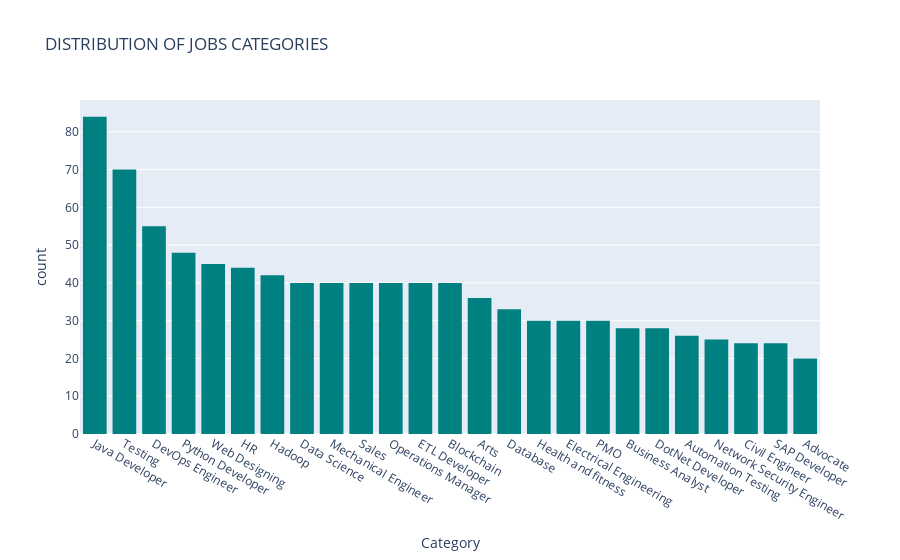

Notebook code for this chart:
### Code cell
fig = px.histogram(data, x="Category", title="DISTRIBUTION OF JOBS CATEGORIES",color_discrete_sequence=["teal"]).update_xaxes(categoryorder="total descending")
fig.show()

### Figure 1 — Plotly figure (JSON) as saved in the notebook; plotly's stock layout.template omitted (floating-point values rounded to 4 significant figures; data arrays with more than 128 entries replaced by an {"elided": "..."} marker saying what was removed)
{"data": [{"alignmentgroup": "True", "bingroup": "x", "hovertemplate": "Category=%{x}<br>count=%{y}<extra></extra>", "legendgroup": "", "marker": {"color": "teal", "pattern": {"shape": ""}}, "name": "", "offsetgroup": "", "orientation": "v", "showlegend": false, "type": "histogram", "x": {"elided": "962 str values"}, "xaxis": "x", "yaxis": "y"}], "layout": {"barmode": "relative", "legend": {"tracegroupgap": 0}, "title": {"text": "DISTRIBUTION OF JOBS CATEGORIES"}, "xaxis": {"anchor": "y", "categoryorder": "total descending", "domain": [0, 1], "title": {"text": "Category"}}, "yaxis": {"anchor": "x", "domain": [0, 1], "title": {"text": "count"}}}}
